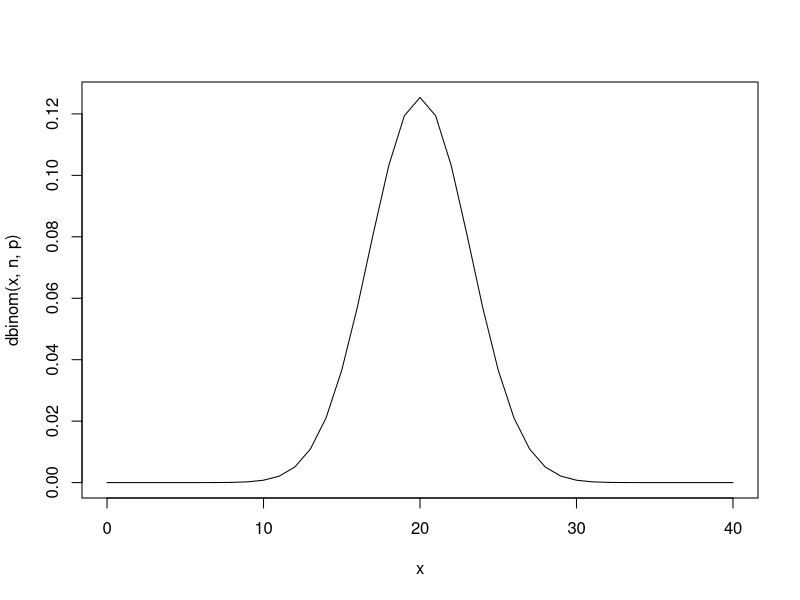
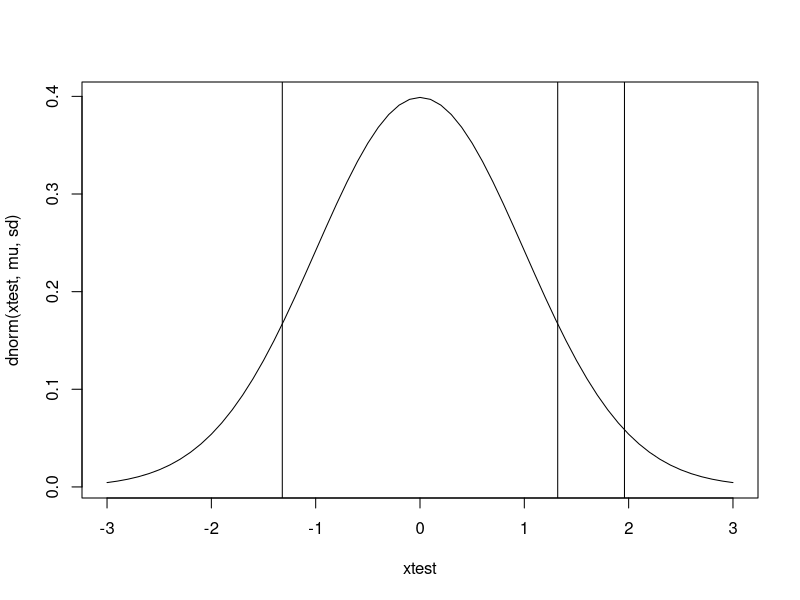
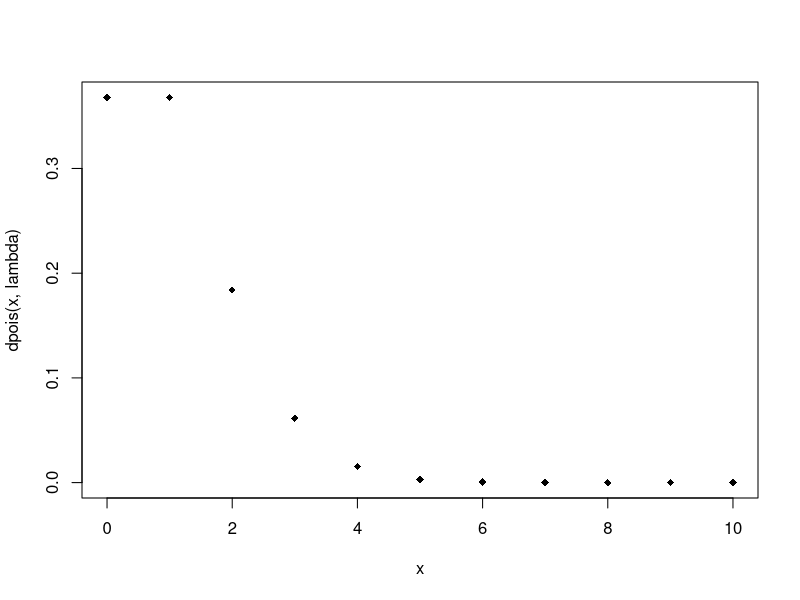
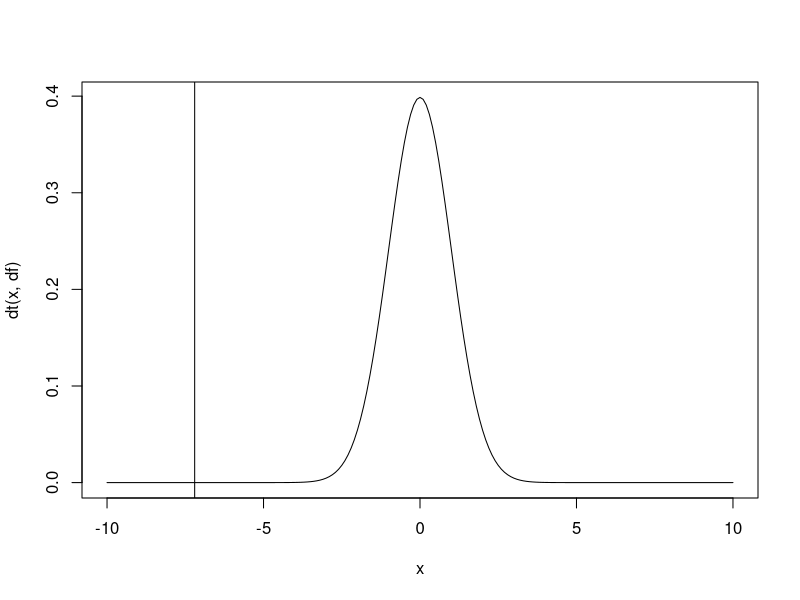
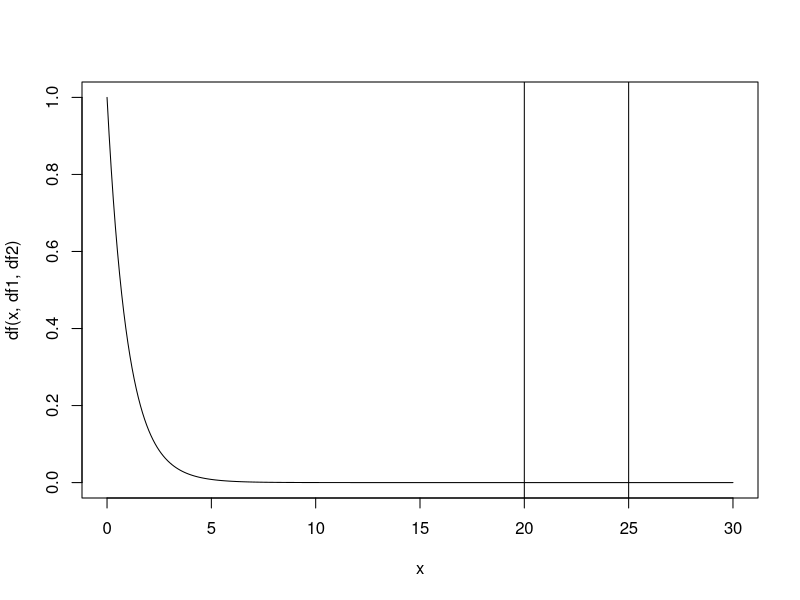
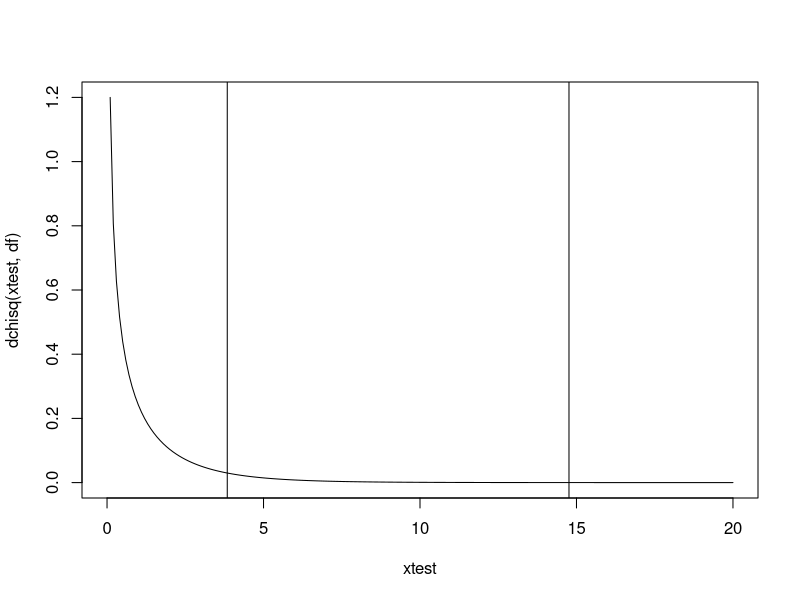

Write the R code that produced these figures, in order.
# 1.5 Binomial, Normal, Poisson Distributions

# binomial
# x = integer = no. successful trials out of 40
x <- seq(0,40)
n <- 40
p <- 0.5
plot(x, dbinom(x, n, p), type="l")

# normal
# set x values to be symmetrical around mu so it looks nice
# i.e. from 0 to 2*mu, so mu is in the middle
mu <- 0 
sd <- 1
xtest <- seq(-3, 3, 0.1)
plot(xtest, dnorm(xtest, mu, sd), type="l")
abline(v = c(-1.32, 1.32))
abline(v = 1.96)

# poisson
# x = integer = counts per interval/item
x <- seq(0,10)
lambda <- 1
plot(x, dpois(x, lambda), pch=18)

# student-t
x <- seq(-10, 10, 0.1)
df <- 398
plot(x, dt(x, df), type="l")
abline(v = -7.2)

# F
x <- seq(0, 30, 0.1)
df1 <- 2
df2 <- 69
plot(x, df(x, df1, df2), type="l")
abline(v = 20)
abline(v=25)

# chi-squared
xtest <- seq(0, 20, 0.1)
df <- 1
plot(xtest, dchisq(xtest, df), type="l")
abline(v = 14.7603)
abline(v = 3.841459)
